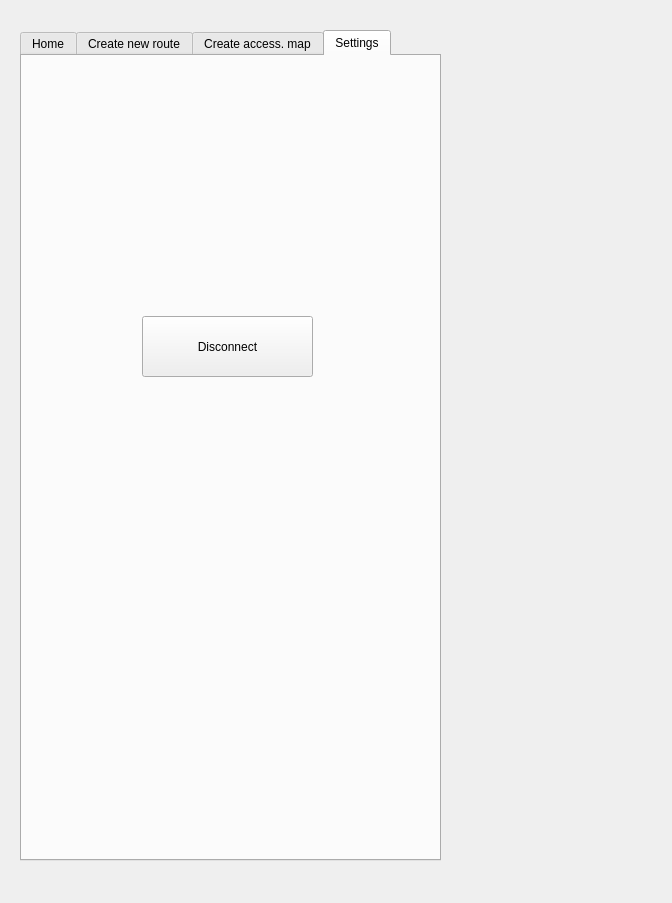
<?xml version="1.0" encoding="UTF-8"?>
<ui version="4.0">
 <class>TransitionDialogBase</class>
 <widget class="QDialog" name="TransitionDialogBase">
  <property name="geometry">
   <rect>
    <x>0</x>
    <y>0</y>
    <width>672</width>
    <height>903</height>
   </rect>
  </property>
  <property name="windowTitle">
   <string>Transition</string>
  </property>
  <widget class="QTabWidget" name="tabWidget">
   <property name="geometry">
    <rect>
     <x>20</x>
     <y>30</y>
     <width>421</width>
     <height>831</height>
    </rect>
   </property>
   <property name="currentIndex">
    <number>3</number>
   </property>
   <widget class="QWidget" name="tab">
    <attribute name="title">
     <string>Home</string>
    </attribute>
    <widget class="QPlainTextEdit" name="plainTextEdit">
     <property name="geometry">
      <rect>
       <x>20</x>
       <y>120</y>
       <width>371</width>
       <height>631</height>
      </rect>
     </property>
    </widget>
    <widget class="QPushButton" name="resetButton">
     <property name="geometry">
      <rect>
       <x>150</x>
       <y>760</y>
       <width>89</width>
       <height>25</height>
      </rect>
     </property>
     <property name="text">
      <string>Reset</string>
     </property>
    </widget>
    <widget class="QPushButton" name="nodeButton">
     <property name="geometry">
      <rect>
       <x>20</x>
       <y>60</y>
       <width>371</width>
       <height>41</height>
      </rect>
     </property>
     <property name="text">
      <string>Get Transition nodes</string>
     </property>
    </widget>
    <widget class="QPushButton" name="pathButton">
     <property name="geometry">
      <rect>
       <x>20</x>
       <y>10</y>
       <width>371</width>
       <height>41</height>
      </rect>
     </property>
     <property name="text">
      <string>Get Transition paths</string>
     </property>
    </widget>
   </widget>
   <widget class="QWidget" name="tab_2">
    <attribute name="title">
     <string>Create new route</string>
    </attribute>
    <widget class="QPushButton" name="routeButton">
     <property name="geometry">
      <rect>
       <x>120</x>
       <y>500</y>
       <width>171</width>
       <height>61</height>
      </rect>
     </property>
     <property name="text">
      <string>Create new route</string>
     </property>
    </widget>
    <widget class="QPushButton" name="routeCaptureButtonFrom">
     <property name="geometry">
      <rect>
       <x>30</x>
       <y>410</y>
       <width>161</width>
       <height>31</height>
      </rect>
     </property>
     <property name="text">
      <string>Capture From coord</string>
     </property>
    </widget>
    <widget class="QLineEdit" name="userCrsEditTo">
     <property name="geometry">
      <rect>
       <x>200</x>
       <y>450</y>
       <width>181</width>
       <height>31</height>
      </rect>
     </property>
    </widget>
    <widget class="QLineEdit" name="userCrsEditFrom">
     <property name="geometry">
      <rect>
       <x>200</x>
       <y>410</y>
       <width>181</width>
       <height>31</height>
      </rect>
     </property>
    </widget>
    <widget class="QPushButton" name="routeCaptureButtonTo">
     <property name="geometry">
      <rect>
       <x>30</x>
       <y>450</y>
       <width>161</width>
       <height>31</height>
      </rect>
     </property>
     <property name="text">
      <string>Capture To coord</string>
     </property>
    </widget>
    <widget class="QWidget" name="verticalLayoutWidget">
     <property name="geometry">
      <rect>
       <x>20</x>
       <y>10</y>
       <width>371</width>
       <height>381</height>
      </rect>
     </property>
     <layout class="QVBoxLayout" name="routeVerticalLayout"/>
    </widget>
   </widget>
   <widget class="QWidget" name="tab_3">
    <attribute name="title">
     <string>Create access. map</string>
    </attribute>
    <widget class="QPushButton" name="accessibilityCaptureButton">
     <property name="geometry">
      <rect>
       <x>30</x>
       <y>530</y>
       <width>161</width>
       <height>31</height>
      </rect>
     </property>
     <property name="text">
      <string>Capture coord</string>
     </property>
    </widget>
    <widget class="QPushButton" name="accessibilityButton">
     <property name="geometry">
      <rect>
       <x>60</x>
       <y>580</y>
       <width>271</width>
       <height>61</height>
      </rect>
     </property>
     <property name="text">
      <string>Create new accessibility map</string>
     </property>
    </widget>
    <widget class="QLineEdit" name="userCrsEditAccessibility">
     <property name="geometry">
      <rect>
       <x>200</x>
       <y>530</y>
       <width>181</width>
       <height>31</height>
      </rect>
     </property>
    </widget>
    <widget class="QWidget" name="verticalLayoutWidget_2">
     <property name="geometry">
      <rect>
       <x>20</x>
       <y>10</y>
       <width>371</width>
       <height>501</height>
      </rect>
     </property>
     <layout class="QVBoxLayout" name="accessibilityVerticalLayout"/>
    </widget>
   </widget>
   <widget class="QWidget" name="tab_4">
    <attribute name="title">
     <string>Settings</string>
    </attribute>
    <widget class="QWidget" name="verticalLayoutWidget_3">
     <property name="geometry">
      <rect>
       <x>20</x>
       <y>20</y>
       <width>381</width>
       <height>221</height>
      </rect>
     </property>
     <layout class="QVBoxLayout" name="settingsVerticalLayout"/>
    </widget>
    <widget class="QPushButton" name="disconnectButton">
     <property name="geometry">
      <rect>
       <x>120</x>
       <y>260</y>
       <width>171</width>
       <height>61</height>
      </rect>
     </property>
     <property name="text">
      <string>Disconnect</string>
     </property>
    </widget>
   </widget>
  </widget>
 </widget>
 <resources/>
 <connections/>
</ui>
